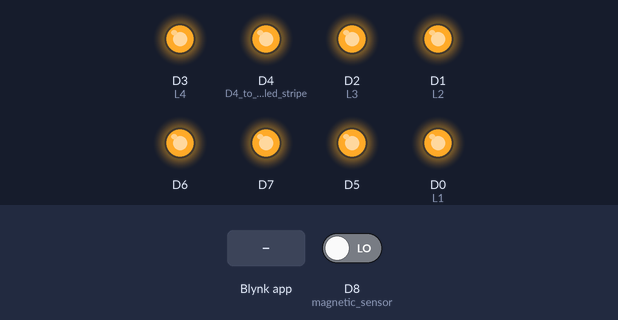
Bench run of a sketch on a simulated ESP8266 (Wemos D1 mini). Parts: output pins drawn as LEDs (lit = HIGH). The inputs (shaded band) are chosen by the test bench; at power-on: D8 (magnetic_sensor) LOW. WiFi joins after 1.5 s; servers stay silent unless stated.

Above: at 3.0 s.
3.1 s: Blynk app writes 1 to V0
At 3.5 s:
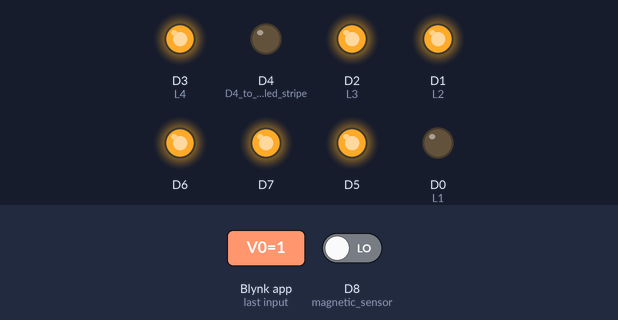
4.6 s: Blynk app writes 1 to V1
At 5.8 s:
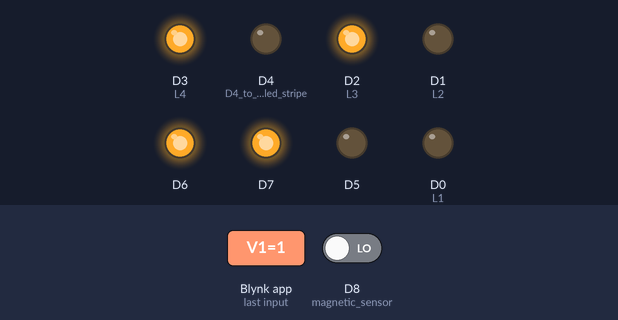
6.1 s: Blynk app writes 0 to V0
At 7.0 s:
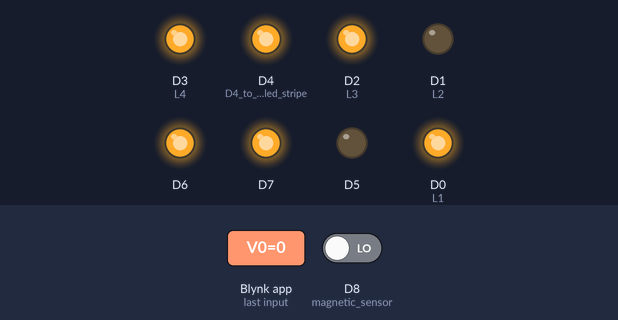
7.6 s: Blynk app writes 1 to V2
At 8.2 s:
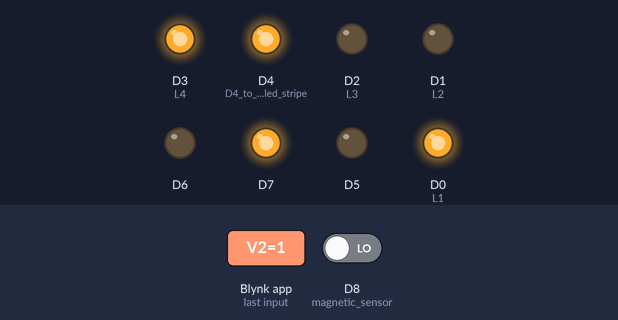
9.1 s: Blynk app writes 0 to V1
At 10.3 s:
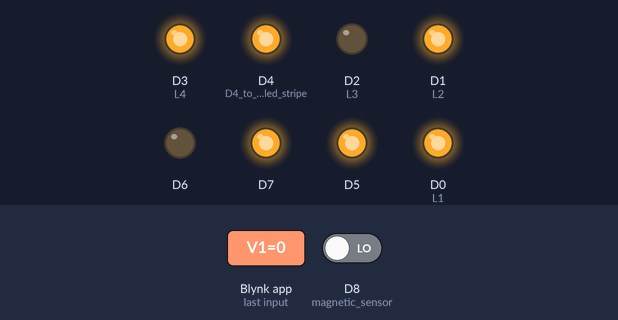
10.6 s: Blynk app writes 1 to V3
At 11.7 s:
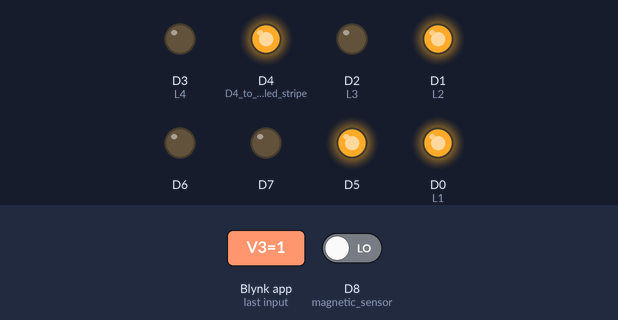
Timing chart, 0 to 13.1 s (numbered marks = the images above; inputs shaded):
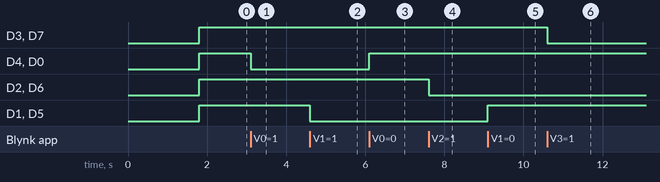

Measured:
- after the input at 3.1 s, D4 (D4_to_D7_are_led_stripe), D0 (L1): HIGH → LOW at once
- after the input at 4.6 s, D1 (L2), D5: HIGH → LOW at once
- after the input at 6.1 s, D4 (D4_to_D7_are_led_stripe), D0 (L1): LOW → HIGH at once
- after the input at 7.6 s, D2 (L3), D6: HIGH → LOW at once
- after the input at 9.1 s, D1 (L2), D5: LOW → HIGH at once
- after the input at 10.6 s, D3 (L4), D7: HIGH → LOW at once

The sketch:

sketch_may15d.ino
```cpp
//#include <WiFi.h>
//#include <WiFiClient.h>
#define BLYNK_PRINT Serial
#define BLYNK_TEMPLATE_ID "TMPL60x7MDRI2"
#define BLYNK_TEMPLATE_NAME "Locker system"
#define BLYNK_AUTH_TOKEN "YfrXw7h9Pyvd7Hab6c3Rm9z08TVlshes"


#include <ESP8266WiFi.h>

#include <BlynkSimpleEsp8266.h>


char auth[] = BLYNK_AUTH_TOKEN;

// Your WiFi credentials.
// Set password to "" for open networks.
char ssid[] = "Galaxy A03s6014";
char pass[] = "ok12345678";

int L1 = D0;
int L2 = D1;
int L3 = D2;
int L4 = D3; // Define LED as an Integer (whole numbers) and pin D8 on Wemos D1 Mini Pro

// This function will be called every time button Widget
// in Blynk app writes values to the Virtual Pin V3

// This function will be called every time button Widget
// in Blynk app writes values to the Virtual Pin V3
BLYNK_WRITE(V0) {
 int pinValue = param.asInt(); // Assigning incoming value from pin V3 to a variable
 if (pinValue == 1) {
    digitalWrite(L1, LOW);
    digitalWrite(D4, LOW);
    // Turn LED on.
  }
  else {
    digitalWrite(L1, HIGH);
    digitalWrite(D4, HIGH);
    // Turn LED off.
 }

}
BLYNK_WRITE(V1) {
 int pinValue = param.asInt(); // Assigning incoming value from pin V3 to a variable
 if (pinValue == 1) {
    digitalWrite(L2, LOW);
    digitalWrite(D5, LOW);// Turn LED on.
  }
  else {
    digitalWrite(L2, HIGH);
    digitalWrite(D5, HIGH);// Turn LED off.
 }
}
BLYNK_WRITE(V2) {
 int pinValue = param.asInt(); // Assigning incoming value from pin V3 to a variable
 if (pinValue == 1) {
    digitalWrite(L3, LOW);
    digitalWrite(D6, LOW);// Turn LED on.
  }
  else {
    digitalWrite(L3, HIGH);
    digitalWrite(D6, HIGH);// Turn LED off.
 }
}
BLYNK_WRITE(V3) {
 int pinValue = param.asInt(); // Assigning incoming value from pin V3 to a variable
 if (pinValue == 1) {
    digitalWrite(L4, LOW);
    digitalWrite(D7, LOW);
    // Turn LED on.
  } else {
    digitalWrite(L4, HIGH);
    digitalWrite(D7, HIGH);// Turn LED off.
 }
}


void setup()
{
  // Debug console
  Serial.begin(115200);
  pinMode(L1, OUTPUT);
  pinMode(L2, OUTPUT);
  pinMode(L3, OUTPUT);
  pinMode(L4, OUTPUT); //Set the LED (D8) as an output
  pinMode(D4, OUTPUT); // D4 to D7 are led stripe
  pinMode(D5, OUTPUT);
  pinMode(D6, OUTPUT);
  pinMode(D7, OUTPUT);
  pinMode(D8, INPUT); // magnetic sensor
  Blynk.begin(auth, ssid, pass);
  digitalWrite(L1, HIGH);
  digitalWrite(L2, HIGH);
  digitalWrite(L3, HIGH);
  digitalWrite(L4, HIGH);
  digitalWrite(D4, HIGH);
  digitalWrite(D5, HIGH);
  digitalWrite(D6, HIGH);
  digitalWrite(D7, HIGH);


}

void loop()
{

  if(digitalRead(D8)==HIGH){   // if sensor is high

  // then switch off the lock and led and virtual write the resp lock
    delay(3000);
    digitalWrite(D4, HIGH);
    digitalWrite(L1, HIGH);

    Blynk.virtualWrite(V0,0);
  }
  if(digitalRead(D8)==HIGH){
    delay(3000);
    digitalWrite(D5, HIGH);
    digitalWrite(L2, HIGH);
    Blynk.virtualWrite(V1,0);
  }if(digitalRead(D8)==HIGH){
    delay(3000);
    digitalWrite(D6, HIGH);
    digitalWrite(L3, HIGH);
    Blynk.virtualWrite(V2,0);
  }if(digitalRead(D8)==HIGH){
    delay(3000);
    digitalWrite(D7, HIGH);
    digitalWrite(L4, HIGH);
    Blynk.virtualWrite(V3,0);
  }


  Blynk.run();


}
```
